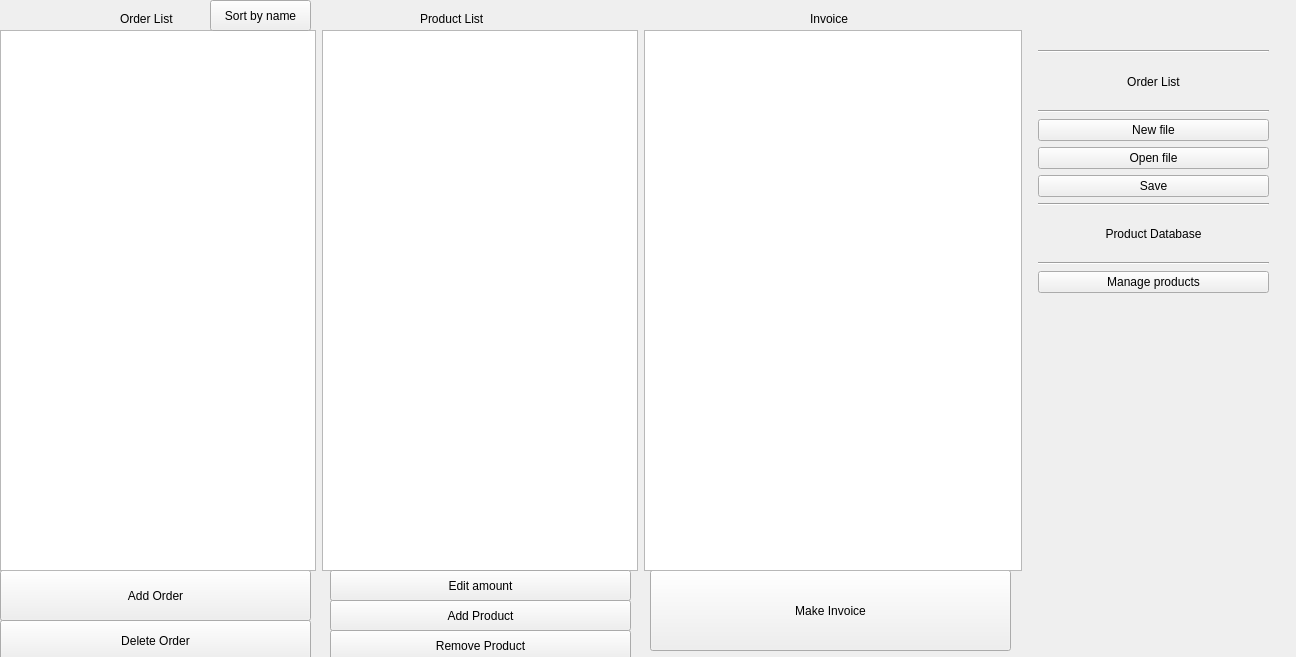
<?xml version="1.0" encoding="UTF-8"?>
<ui version="4.0">
 <class>OrderListWindow</class>
 <widget class="QWidget" name="OrderListWindow">
  <property name="geometry">
   <rect>
    <x>0</x>
    <y>0</y>
    <width>1296</width>
    <height>657</height>
   </rect>
  </property>
  <property name="windowTitle">
   <string>OrderListWindow</string>
  </property>
  <widget class="QLabel" name="label">
   <property name="geometry">
    <rect>
     <x>120</x>
     <y>10</y>
     <width>71</width>
     <height>17</height>
    </rect>
   </property>
   <property name="font">
    <font>
     <fontweight>DemiBold</fontweight>
    </font>
   </property>
   <property name="text">
    <string>Order List</string>
   </property>
  </widget>
  <widget class="QLabel" name="prodListLabel">
   <property name="geometry">
    <rect>
     <x>420</x>
     <y>10</y>
     <width>161</width>
     <height>17</height>
    </rect>
   </property>
   <property name="font">
    <font>
     <fontweight>DemiBold</fontweight>
    </font>
   </property>
   <property name="text">
    <string>Product List</string>
   </property>
  </widget>
  <widget class="QLabel" name="label_3">
   <property name="geometry">
    <rect>
     <x>810</x>
     <y>10</y>
     <width>51</width>
     <height>17</height>
    </rect>
   </property>
   <property name="font">
    <font>
     <fontweight>DemiBold</fontweight>
    </font>
   </property>
   <property name="text">
    <string>Invoice</string>
   </property>
  </widget>
  <widget class="QPushButton" name="addOrder">
   <property name="geometry">
    <rect>
     <x>0</x>
     <y>570</y>
     <width>311</width>
     <height>51</height>
    </rect>
   </property>
   <property name="text">
    <string>Add Order</string>
   </property>
  </widget>
  <widget class="QPushButton" name="deleteOrder">
   <property name="geometry">
    <rect>
     <x>0</x>
     <y>620</y>
     <width>311</width>
     <height>41</height>
    </rect>
   </property>
   <property name="text">
    <string>Delete Order</string>
   </property>
  </widget>
  <widget class="QPushButton" name="pushProduct">
   <property name="geometry">
    <rect>
     <x>330</x>
     <y>600</y>
     <width>301</width>
     <height>31</height>
    </rect>
   </property>
   <property name="text">
    <string>Add Product</string>
   </property>
  </widget>
  <widget class="QPushButton" name="removeProduct">
   <property name="geometry">
    <rect>
     <x>330</x>
     <y>630</y>
     <width>301</width>
     <height>31</height>
    </rect>
   </property>
   <property name="text">
    <string>Remove Product</string>
   </property>
  </widget>
  <widget class="QPushButton" name="makeInvoice">
   <property name="geometry">
    <rect>
     <x>650</x>
     <y>570</y>
     <width>361</width>
     <height>81</height>
    </rect>
   </property>
   <property name="text">
    <string>Make Invoice</string>
   </property>
  </widget>
  <widget class="QWidget" name="layoutWidget">
   <property name="geometry">
    <rect>
     <x>0</x>
     <y>30</y>
     <width>1281</width>
     <height>541</height>
    </rect>
   </property>
   <layout class="QHBoxLayout" name="horizontalLayout" stretch="5,5,6,4">
    <item>
     <widget class="OrderListTable" name="orderList"/>
    </item>
    <item>
     <widget class="ProductListTable" name="productList"/>
    </item>
    <item>
     <widget class="InvoiceTable" name="invoiceTable"/>
    </item>
    <item>
     <widget class="QWidget" name="widget" native="true">
      <widget class="QWidget" name="verticalLayoutWidget">
       <property name="geometry">
        <rect>
         <x>10</x>
         <y>20</y>
         <width>231</width>
         <height>243</height>
        </rect>
       </property>
       <layout class="QVBoxLayout" name="verticalLayout">
        <item>
         <widget class="Line" name="line_4">
          <property name="orientation">
           <enum>Qt::Horizontal</enum>
          </property>
         </widget>
        </item>
        <item>
         <widget class="QLabel" name="label_4">
          <property name="text">
           <string>Order List</string>
          </property>
          <property name="alignment">
           <set>Qt::AlignCenter</set>
          </property>
         </widget>
        </item>
        <item>
         <widget class="Line" name="line">
          <property name="orientation">
           <enum>Qt::Horizontal</enum>
          </property>
         </widget>
        </item>
        <item>
         <widget class="QPushButton" name="newFile">
          <property name="text">
           <string>New file</string>
          </property>
         </widget>
        </item>
        <item>
         <widget class="QPushButton" name="openFile">
          <property name="text">
           <string>Open file</string>
          </property>
         </widget>
        </item>
        <item>
         <widget class="QPushButton" name="saveButton">
          <property name="text">
           <string>Save</string>
          </property>
         </widget>
        </item>
        <item>
         <widget class="Line" name="line_2">
          <property name="orientation">
           <enum>Qt::Horizontal</enum>
          </property>
         </widget>
        </item>
        <item>
         <widget class="QLabel" name="label_5">
          <property name="text">
           <string>Product Database</string>
          </property>
          <property name="alignment">
           <set>Qt::AlignCenter</set>
          </property>
         </widget>
        </item>
        <item>
         <widget class="Line" name="line_3">
          <property name="orientation">
           <enum>Qt::Horizontal</enum>
          </property>
         </widget>
        </item>
        <item>
         <widget class="QPushButton" name="manageProducts">
          <property name="text">
           <string>Manage products</string>
          </property>
         </widget>
        </item>
       </layout>
      </widget>
     </widget>
    </item>
   </layout>
  </widget>
  <widget class="QLabel" name="filePathLabel">
   <property name="geometry">
    <rect>
     <x>1050</x>
     <y>10</y>
     <width>221</width>
     <height>17</height>
    </rect>
   </property>
   <property name="text">
    <string/>
   </property>
  </widget>
  <widget class="QPushButton" name="sortOrderListBtn">
   <property name="geometry">
    <rect>
     <x>210</x>
     <y>0</y>
     <width>101</width>
     <height>31</height>
    </rect>
   </property>
   <property name="text">
    <string>Sort by name</string>
   </property>
  </widget>
  <widget class="QPushButton" name="editAmountBtn">
   <property name="geometry">
    <rect>
     <x>330</x>
     <y>570</y>
     <width>301</width>
     <height>31</height>
    </rect>
   </property>
   <property name="text">
    <string>Edit amount</string>
   </property>
  </widget>
 </widget>
 <customwidgets>
  <customwidget>
   <class>OrderListTable</class>
   <extends>QTableWidget</extends>
   <header>OrderListTable.h</header>
  </customwidget>
  <customwidget>
   <class>ProductListTable</class>
   <extends>QTableWidget</extends>
   <header>ProductListTable.h</header>
  </customwidget>
  <customwidget>
   <class>InvoiceTable</class>
   <extends>QTableWidget</extends>
   <header>InvoiceTable.h</header>
  </customwidget>
 </customwidgets>
 <resources/>
 <connections/>
</ui>
